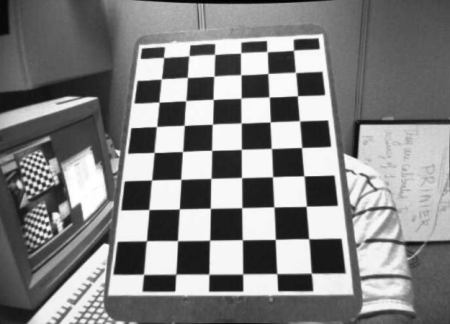
#> input picture resource/chessboard.jpg, 450 x 324 px, found by its file name
$ python postEstimation.py
#> lines starting #> are read from the running program, lines starting #| are printed output that depends on the picture; after the words box and inside, x2 and y2 are one past the last pixel; in counts of white or black regions, pixels touching at a corner belong together
import numpy as np
from cv2 import cv2

def draw(img, corners, imgpts):
    imgpts = np.int32(imgpts).reshape(-1,2)
    # draw ground floor in green
    img = cv2.drawContours(img, [imgpts[:4]],-1,(0,255,0),-3)
    # draw pillars in blue color
    for i,j in zip(range(4),range(4,8)):
        img = cv2.line(img, tuple(imgpts[i]), tuple(imgpts[j]),(255),3)
    # draw top layer in red color
    img = cv2.drawContours(img, [imgpts[4:]],-1,(0,0,255),3)
    return img

# termination criteria
criteria = (cv2.TERM_CRITERIA_EPS + cv2.TERM_CRITERIA_MAX_ITER, 30, 0.001)

# prepare object points, like (0,0,0), (1,0,0), (2,0,0) ....,(6,5,0)
objp = np.zeros((6*7,3), np.float32)
objp[:,:2] = np.mgrid[0:7,0:6].T.reshape(-1,2)

# Arrays to store object points and image points from all the images.
objpoints = [] # 3d point in real world space
imgpoints = [] # 2d points in image plane.

img = cv2.imread('resource/chessboard.jpg')
#> img is the input picture: shape (324, 450, 3); min 0, max 255, mean 130.5
gray = cv2.cvtColor(img,cv2.COLOR_BGR2GRAY)

# Find the chess board corners
ret, corners = cv2.findChessboardCorners(gray, (7,6),None)
#> ret = True; corners = 42 rows, first 8: [146.6, 240.8], [148.9, 209.6], [151.6, 179.9], [154.1, 152.4], [156.6, 126.5], [159, 102.1], [161.4, 78.78], [177.5, 240.5]

# If found, add object points, image points (after refining them)
objpoints.append(objp)

criteria = (cv2.TERM_CRITERIA_EPS + cv2.TERM_CRITERIA_MAX_ITER, 30, 0.001)
objp = np.zeros((6*7,3), np.float32)
objp[:,:2] = np.mgrid[0:7,0:6].T.reshape(-1,2)

axis = np.float32([[0,0,0], [0,3,0], [3,3,0], [3,0,0], [0,0,-3],[0,3,-3],[3,3,-3],[3,0,-3] ])

corners2 = cv2.cornerSubPix(gray,corners,(11,11),(-1,-1),criteria)
#> corners2 = 42 rows, first 8: [146.4, 240.8], [148.8, 209.5], [151.5, 180], [154.1, 152.5], [156.5, 126.5], [158.9, 102], [161.3, 78.8], [177.5, 240.7]
imgpoints.append(corners2)

ret, mtx, dist, rvecs, tvecs = cv2.calibrateCamera(objpoints, imgpoints, gray.shape[::-1],None,None)
#> ret = 0.103; mtx = [[443, 0, 225.9], [0, 469.4, 164], [0, 0, 1]]; dist = [[-0.418, 12.2, -0.000562, 0.0137, -126.1]]; rvecs = ([-0.447, -0.326, -1.55],); tvecs = ([-2.5, 2.27, 13.66],)

# Find the rotation and translation vectors.
ret,rvecs, tvecs, inliers = cv2.solvePnPRansac(objp, corners2,mtx,None)
#> ret = True; rvecs = [-0.451, -0.323, -1.55]; tvecs = [-2.49, 2.27, 13.75]; inliers = 42 values from 0 to 41

# project 3D points to image plane
imgpts, jac = cv2.projectPoints(axis, rvecs, tvecs, mtx, dist)
#> imgpts = [[147.1, 240.4], [242.3, 239.3], [241.5, 149.4], [154.8, 152.5], [119.3, 199.3], [236.4, 196.8], [236.3, 92.57], [132.3, 98.05]]

img = draw(img,corners2,imgpts)
#> in draw, `imgpts = np.int32(imgpts).reshape(-1,2)`: imgpts = [[147, 240], [242, 239], [241, 149], [154, 152], [119, 199], [236, 196], [236, 92], [132, 98]]
#> in draw, `img = cv2.drawContours(img, [imgpts[:4]],-1,(0,255,0),-3)`:
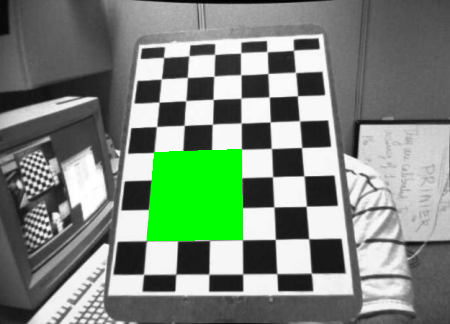
#> img: shape (324, 450, 3); 5.67% of pixels changed, all inside (x1, y1, x2, y2) = (147, 149, 243, 241)
#> the loop in draw, `for i,j in zip(range(4),range(4,8)):` made 4 passes
#> pass 1, in draw, `img = cv2.line(img, tuple(imgpts[i]), tuple(imgpts[j]),(255),3)`:
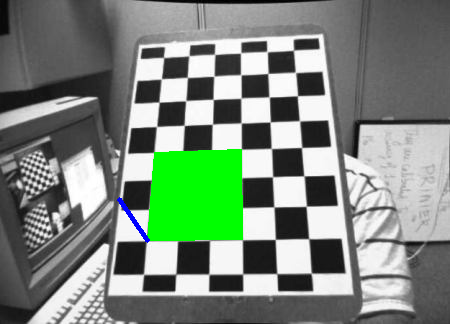
#> img: shape (324, 450, 3); 0.17% of pixels changed, all inside (x1, y1, x2, y2) = (117, 197, 150, 243)
#> pass 2, in draw, `img = cv2.line(img, tuple(imgpts[i]), tuple(imgpts[j]),(255),3)`:
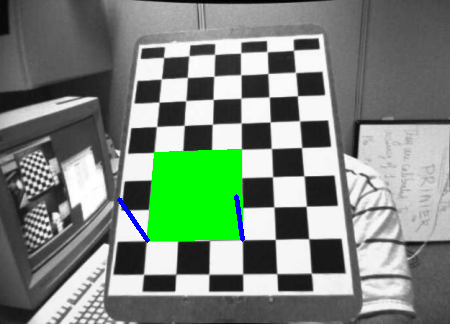
#> img: shape (324, 450, 3); 0.16% of pixels changed, all inside (x1, y1, x2, y2) = (234, 194, 245, 242)
#> pass 3, in draw, `img = cv2.line(img, tuple(imgpts[i]), tuple(imgpts[j]),(255),3)`:
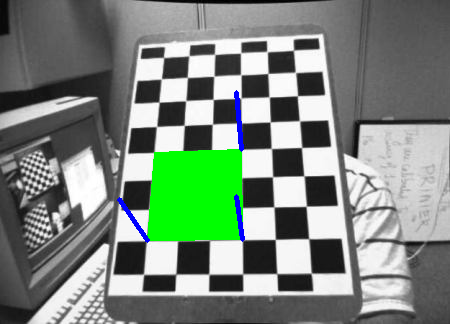
#> img: shape (324, 450, 3); 0.2% of pixels changed, all inside (x1, y1, x2, y2) = (234, 90, 244, 152)
#> after the loop in draw, `for i,j in zip(range(4),range(4,8)):`:
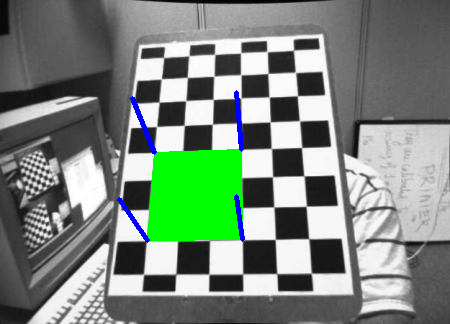
#> img: shape (324, 450, 3); 0.21% of pixels changed, all inside (x1, y1, x2, y2) = (130, 96, 157, 155)
#> in draw, `img = cv2.drawContours(img, [imgpts[4:]],-1,(0,0,255),3)`:
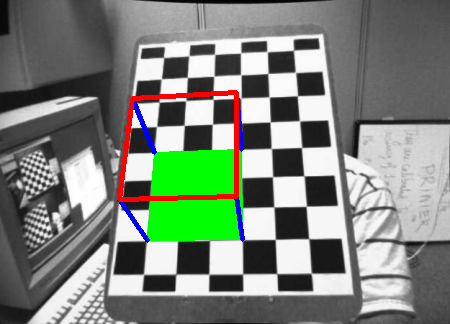
#> img: shape (324, 450, 3); 1.45% of pixels changed, all inside (x1, y1, x2, y2) = (117, 90, 239, 202)
cv2.imshow('img',img)
cv2.waitKey(0)
cv2.destroyAllWindows()
